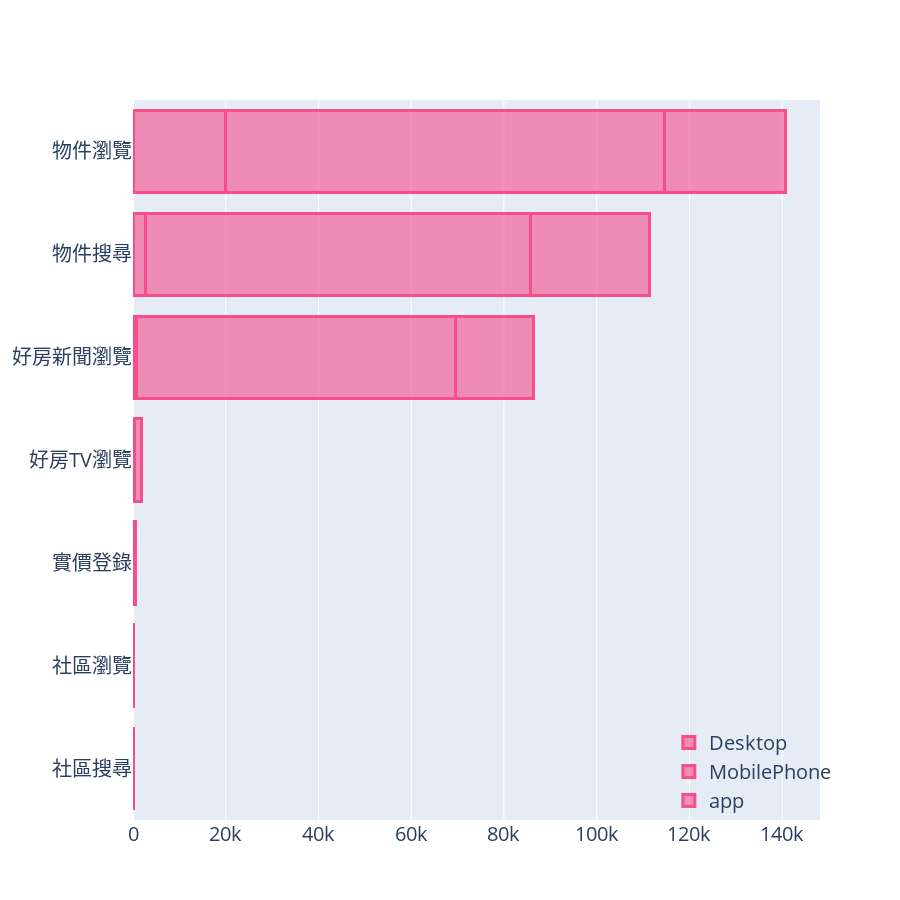

Notebook source saved alongside this figure:
### Code cell
# 網站服務使用排行
# HF
df_yesterday_function_HF = df_yesterday[df_yesterday['訪問網站'] == '好房網'].iloc[:, [1,2,33,35,37,38,41,43,45]].groupby(['訪問網站', '使用裝置']).sum().reset_index()
df_yesterday_function_HF = df_yesterday_function_HF.melt(id_vars=['訪問網站', '使用裝置'], var_name="功能", value_name="人次")
df_yesterday_function_HF = df_yesterday_function_HF.sort_values(by=['人次','訪問網站', '使用裝置', '功能'], ascending=True).reset_index(drop=True)

fig = go.Figure()
fig.add_trace(go.Bar(
    y=df_yesterday_function_HF['功能'].unique(),
    x=df_yesterday_function_HF[df_yesterday_function_HF['使用裝置'] == 'app']['人次'],
    name='app',
    orientation='h',
    marker=dict(
        color='rgba(246, 78, 139, 0.6)',
        line=dict(color='rgba(246, 78, 139, 1.0)', width=3)
    )
))
fig.add_trace(go.Bar(
    y=df_yesterday_function_HF['功能'].unique(),
    x=df_yesterday_function_HF[df_yesterday_function_HF['使用裝置'] == 'MobilePhone']['人次'],
    name='MobilePhone',
    orientation='h',
    marker=dict(
        color='rgba(246, 78, 139, 0.6)',
        line=dict(color='rgba(246, 78, 139, 1.0)', width=3)
    )
))
fig.add_trace(go.Bar(
    y=df_yesterday_function_HF['功能'].unique(),
    x=df_yesterday_function_HF[df_yesterday_function_HF['使用裝置'] == 'Desktop']['人次'],
    name='Desktop',
    orientation='h',
    marker=dict(
        color='rgba(246, 78, 139, 0.6)',
        line=dict(color='rgba(246, 78, 139, 1.0)', width=3)
    )
))

fig.update_layout(barmode='stack', height=900, legend=dict(x=0.78, y=0, bgcolor='rgba(255,255,255,0)', bordercolor='rgba(255,255,255,0)'), font_size=20)
fig.show()

### Figure 1 — Plotly figure (JSON) as saved in the notebook; plotly's stock layout.template omitted (floating-point values rounded to 4 significant figures)
{"data": [{"marker": {"color": "rgba(246, 78, 139, 0.6)", "line": {"color": "rgba(246, 78, 139, 1.0)", "width": 3}}, "name": "app", "orientation": "h", "type": "bar", "x": [0, 30, 68, 120, 707, 2771, 19946], "y": ["社區搜尋", "社區瀏覽", "實價登錄", "好房TV瀏覽", "好房新聞瀏覽", "物件搜尋", "物件瀏覽"]}, {"marker": {"color": "rgba(246, 78, 139, 0.6)", "line": {"color": "rgba(246, 78, 139, 1.0)", "width": 3}}, "name": "MobilePhone", "orientation": "h", "type": "bar", "x": [0, 0, 130, 141, 68947, 82865, 94593], "y": ["社區搜尋", "社區瀏覽", "實價登錄", "好房TV瀏覽", "好房新聞瀏覽", "物件搜尋", "物件瀏覽"]}, {"marker": {"color": "rgba(246, 78, 139, 0.6)", "line": {"color": "rgba(246, 78, 139, 1.0)", "width": 3}}, "name": "Desktop", "orientation": "h", "type": "bar", "x": [0, 0, 315, 1504, 16777, 25693, 26208], "y": ["社區搜尋", "社區瀏覽", "實價登錄", "好房TV瀏覽", "好房新聞瀏覽", "物件搜尋", "物件瀏覽"]}], "layout": {"barmode": "stack", "font": {"size": 20}, "height": 900, "legend": {"bgcolor": "rgba(255,255,255,0)", "bordercolor": "rgba(255,255,255,0)", "x": 0.78, "y": 0}}}
